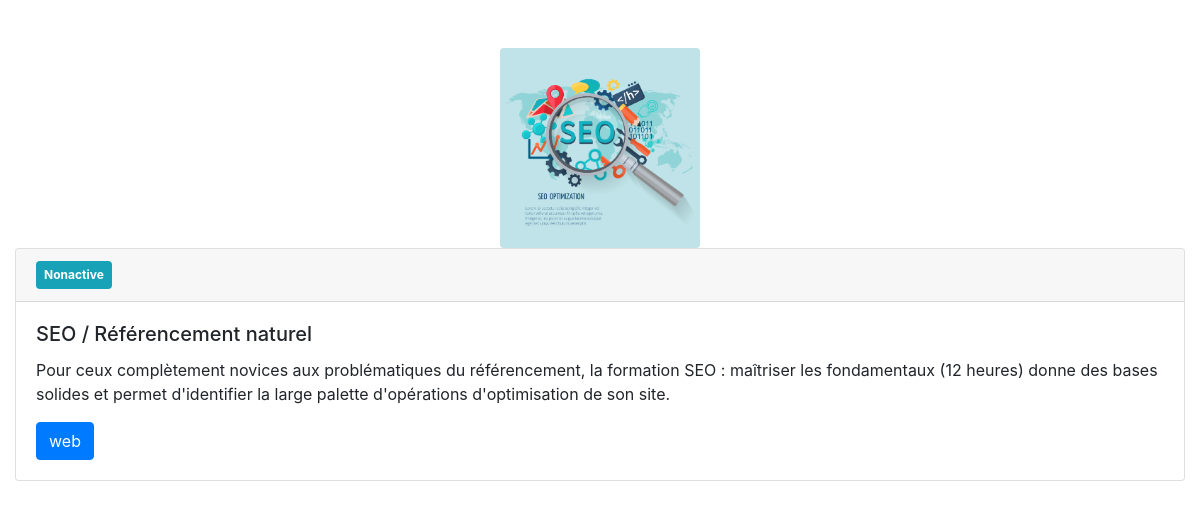
/6/, run on the app's committed database.
### formations/models.py (models this page shows, shortened)
class Formation(models.Model):
	title = models.CharField(max_length=150)
	category = models.CharField(
		max_length=150,
		choices = category_choices)
	etat = models.CharField(
		max_length=150,
		choices = etat_choices )
	logo = models.ImageField(null=True, blank=True)
	description = models.TextField(max_length=1000)

### formations/views.py (the view)
# urls.py: path('<int:pk>/', FormationDetailView.as_view(), name="formation_detail"),
class FormationDetailView(DetailView):
    model = Formation
    template_name = "formations/formation_detail.html"
    context_object_name = "formation"

### formations/templates/formations/formation_detail.html
{% extends 'formations/base.html' %}
{% block content %}
<br><br>
<img src= {{formation.logo.url}} class="rounded mx-auto d-block" alt="..." heigt=200px width=200px>
<div class="col d-flex justify-content-center" >
	<div class="card">
	  <div class="card-header">
	    <span class="badge badge-info p-2">{{ formation.etat|title }}</span>
	  </div>
	  <div class="card-body">
	    <h5 class="card-title">{{ formation.title }}</h5>
	    <p class="card-text">{{ formation.description }}</p>
	    <a href="#" class="btn btn-primary">{{ formation.category }}</a>
	  </div>
	</div>
</div>
{% endblock %}

### formations/templates/formations/base.html (shortened to what this page needs)
<!DOCTYPE html>
<html lang="en">
    <head>
        <link rel="stylesheet" href="https://cdn.jsdelivr.net/npm/bootstrap@4.5.3/dist/css/bootstrap.min.css">
    </head>
    <body>
        {% block content %}{% endblock %}
    </body>
</html>

### data on the page
Formation: logo (picture), etat "Nonactive", title "SEO / Référencement naturel", description "Pour ceux complètement novices aux problématiques du référencement, la formation SEO : maîtriser les fondamentaux (12 heures) donne des bases solides et permet d'identifier la large palette d'opérations d'optimisation de son site.", category "web"
